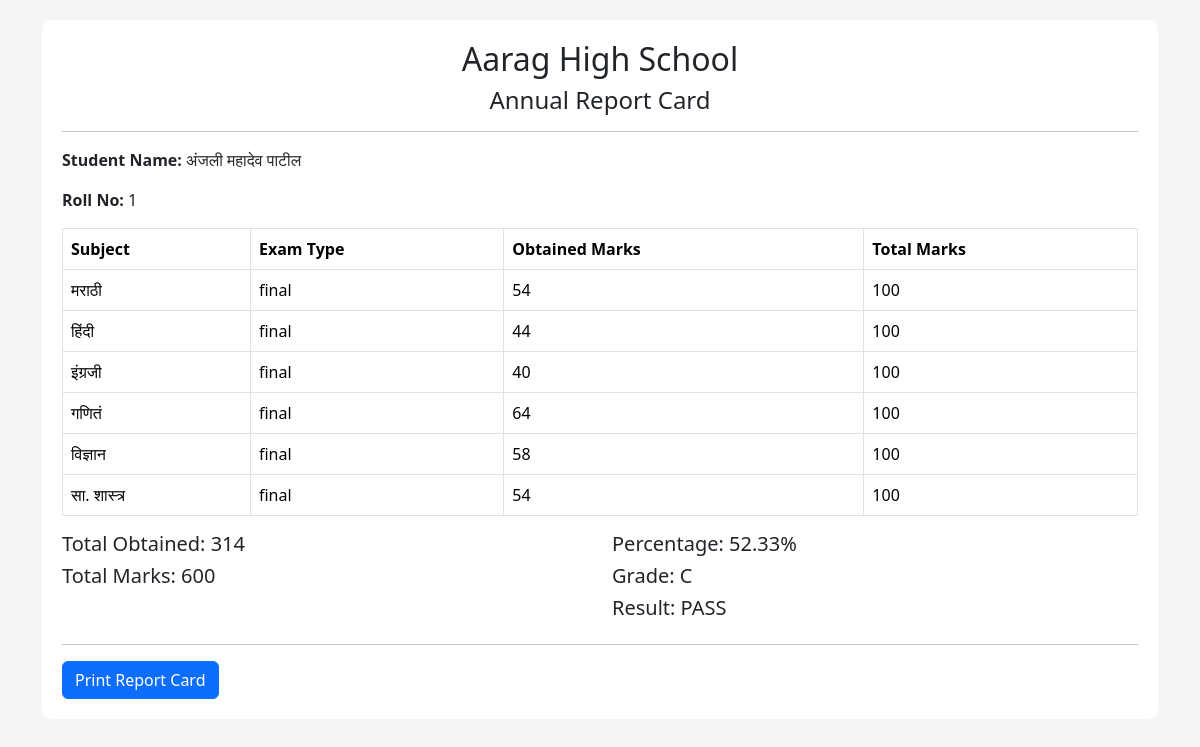
Screenshot of /student/report_card.php with the database file from the repository.
### tables this page shows
CREATE TABLE `students` (
  `id` int(11) NOT NULL,
  `roll_no` varchar(20) DEFAULT NULL,
  `name` varchar(100) DEFAULT NULL,
  `class` varchar(20) DEFAULT NULL,
  `division` varchar(10) DEFAULT NULL,
  `phone` varchar(20) DEFAULT NULL,
  `email` varchar(100) DEFAULT NULL
);

CREATE TABLE `marks` (
  `id` int(11) NOT NULL,
  `student_id` int(11) DEFAULT NULL,
  `subject_id` int(11) DEFAULT NULL,
  `exam_type` varchar(50) DEFAULT NULL,
  `marks_obtained` int(11) DEFAULT NULL,
  `total_marks` int(11) DEFAULT NULL
);

CREATE TABLE `subjects` (
  `id` int(11) NOT NULL,
  `subject_name` varchar(100) DEFAULT NULL,
  `class` varchar(20) DEFAULT NULL
);

### student/report_card.php (the view, shortened to what this page needs)
<?php
include("../config/db.php");
$student_id = 1;
$student_query = mysqli_query($conn,
"SELECT * FROM students WHERE id='$student_id'");
$student = mysqli_fetch_assoc($student_query);
$total_obtained = 0;
$total_marks = 0;
?>
<!DOCTYPE html>
<html>
<head>
<link href="https://cdn.jsdelivr.net/npm/bootstrap@5.3.3/dist/css/bootstrap.min.css" rel="stylesheet">
</head>
<body>
<div class="container">
<div class="report-card">
<div class="text-center">
<h2>Aarag High School</h2>
<h4>Annual Report Card</h4>
</div>
<hr>
<p>
<strong>Student Name:</strong>
<?= $student['name']; ?>
</p>
<p>
<strong>Roll No:</strong>
<?= $student['roll_no']; ?>
</p>
<table class="table table-bordered">
<tr>
<th>Subject</th>
<th>Exam Type</th>
<th>Obtained Marks</th>
<th>Total Marks</th>
</tr>
<?php
$result = mysqli_query($conn,"
SELECT
marks.*,
subjects.subject_name
FROM marks
INNER JOIN subjects
ON marks.subject_id = subjects.id
WHERE marks.student_id='$student_id'
");
while($row=mysqli_fetch_assoc($result))
{
    $total_obtained += $row['marks_obtained'];
    $total_marks += $row['total_marks'];
?>
<tr>
<td><?= $row['subject_name']; ?></td>
<td><?= $row['exam_type']; ?></td>
<td><?= $row['marks_obtained']; ?></td>
<td><?= $row['total_marks']; ?></td>
</tr>
<?php
}
?>
</table>
<?php
if($total_marks > 0)
{
    $percentage =
    ($total_obtained / $total_marks) * 100;
}
else
{
    $percentage = 0;
}
if($percentage >= 90)
{
    $grade = "A+";
}
elseif($percentage >= 75)
{
    $grade = "A";
}
elseif($percentage >= 60)
{
    $grade = "B";
}
elseif($percentage >= 40)
{
    $grade = "C";
}
else
{
    $grade = "FAIL";
}
$result_status =
($percentage >= 40)
? "PASS"
: "FAIL";
?>
<div class="row">
<div class="col-md-6">
<h5>
Total Obtained:
<?= $total_obtained; ?>
</h5>
<h5>
Total Marks:
<?= $total_marks; ?>
</h5>
</div>
<div class="col-md-6">
<h5>
Percentage:
<?= round($percentage,2); ?>%
</h5>
<h5>
Grade:
<?= $grade; ?>
</h5>
<h5>
Result:
<?= $result_status; ?>
</h5>
</div>
</div>
<hr>
<button
onclick="window.print()"
class="btn btn-primary">
Print Report Card
</button>
</div>
</div>
</body>
</html>

### student/report_card.php (style rules this page uses)
body { background:#f5f5f5; }
.report-card { background:white; padding:20px; margin-top:20px; border-radius:10px; }

### rows the page displays
students: name "अंजली महादेव पाटील", roll_no "1"
marks: subject.subject_name "मराठी", exam_type "final", marks_obtained "54", total_marks "100"
marks: subject.subject_name "हिंदी", exam_type "final", marks_obtained "44", total_marks "100"
marks: subject.subject_name "इंग्रजी", exam_type "final", marks_obtained "40", total_marks "100"
marks: subject.subject_name "गणितं", exam_type "final", marks_obtained "64", total_marks "100"
marks: subject.subject_name "विज्ञान", exam_type "final", marks_obtained "58", total_marks "100"
marks: subject.subject_name "सा. शास्त्र", exam_type "final", marks_obtained "54", total_marks "100"

### other values shown
$total_obtained "314"
$total_marks "600"
$percentage "52.33"
$grade "C"
$result_status "PASS"
